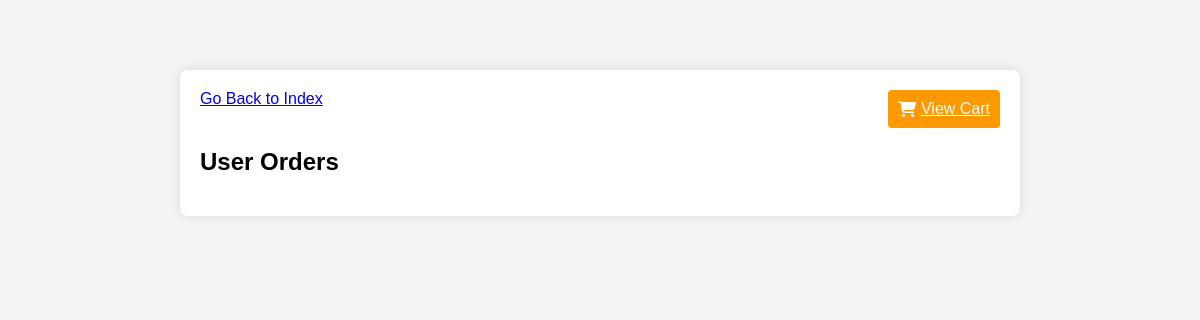
/orders (signed in), run on an earlier commit of the app's database.
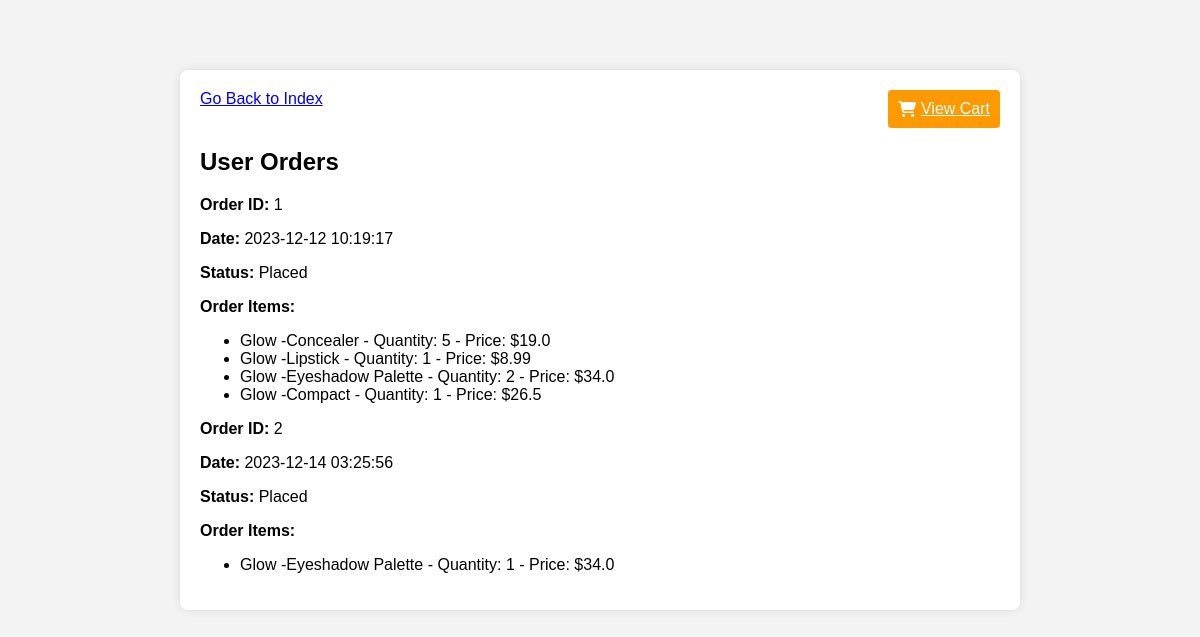
And on a later commit of the database.
### app.py (models this page shows)
class Order(db.Model):
    order_id = db.Column(db.Integer, primary_key=True)
    user_id = db.Column(db.Integer, db.ForeignKey('user.user_id'), nullable=False)
    order_date = db.Column(db.DateTime, default=db.func.current_timestamp(timezone='Asia/Kolkata'))
    status = db.Column(db.String(50))

class Product(db.Model):
    product_id = db.Column(db.Integer, primary_key=True)
    name = db.Column(db.String(100), nullable=False, unique=True)
    description = db.Column(db.Text)
    price = db.Column(db.Float, nullable=False)
    image_url = db.Column(db.String(255))
    carts = db.relationship('Cart', backref='product', lazy=True)

class OrderItem(db.Model):
    order_item_id = db.Column(db.Integer, primary_key=True)
    order_id = db.Column(db.Integer, db.ForeignKey('order.order_id'), nullable=False)
    product_id = db.Column(db.Integer, db.ForeignKey('product.product_id'), nullable=False)
    quantity = db.Column(db.Integer)
    price = db.Column(db.Float)

### app.py (the view)
@app.route('/orders', methods=['GET'])
@login_required
def user_orders():
        user_id = session.get('user_id')
        orders = Order.query.filter_by(user_id=user_id).all()
        user_orders = []
        for order in orders:
            order_details = {
                'order_id': order.order_id,
                'order_date': order.order_date,
                'status': order.status,
                'order_items': []
            }
            order_items = OrderItem.query.filter_by(order_id=order.order_id).all()
            for order_item in order_items:
                products=Product.query.filter_by(product_id=order_item.product_id).first()
                item = {
                    'product_id': products.product_id,
                    'product_name':products.name,
                    'quantity': order_item.quantity,
                    'price': order_item.price
                }
                order_details['order_items'].append(item)
            user_orders.append(order_details)
        return render_template('orders.html',orders= user_orders), 200

### app.py (called while the page is built)
def login_required(f):
    @wraps(f)
    def decorated_function(*args, **kwargs):
        if session.get("user_id") is None:
            return redirect("/login")
        return f(*args, **kwargs)
    return decorated_function

### templates/orders.html (shortened to what this page needs)
<!DOCTYPE html>
<html lang="en">
<head>
    <link rel="stylesheet" href="https://cdnjs.cloudflare.com/ajax/libs/font-awesome/6.4.2/css/all.min.css"
 />
</head>
<body>
    <div class="container">
        <div class="nav">
            <div>
                <a href="/">Go Back to Index</a>
            </div>
            <div class="nav-cart border">
                <i class="fa-solid fa-cart-shopping"></i>
                <a href="/cart" style="color: white;"> View Cart</a>
            </div>
        </div>
        <h2>User Orders</h2>
        {% for order in orders %}
            <div class="order">
                <div class="order-details">
                    <p><strong>Order ID:</strong> {{ order.order_id }}</p>
                    <p><strong>Date:</strong> {{ order.order_date }}</p>
                    <p><strong>Status:</strong> {{ order.status }}</p>
                </div>
                <div class="order-items">
                    <p><strong>Order Items:</strong></p>
                    <ul>
                        {% for item in order.order_items %}
                            <li>
                                {{ item.product_name }} - Quantity: {{ item.quantity }} - Price: ${{ item.price }}
                            </li>
                        {% endfor %}
                    </ul>
                </div>
            </div>
        {% endfor %}
    </div>
</body>
</html>

What changed in the data, as far as the page shows it:
added Order: order_id "1", order_date "2023-12-12 10:19:17", status "Placed", quantity "5" "1" "2" "1"
now on this page (row unchanged): Product: product_name "Glow -Concealer"
added OrderItem: price "19.0"
now on this page (row unchanged): Product: product_name "Glow -Lipstick"
added OrderItem: price "8.99"
now on this page (row unchanged): Product: product_name "Glow -Eyeshadow Palette" "Glow -Eyeshadow Palette"
added OrderItem: price "34.0"
now on this page (row unchanged): Product: product_name "Glow -Compact"
added OrderItem: price "26.5"
added Order: order_id "2", order_date "2023-12-14 03:25:56", status "Placed", quantity "1"
added OrderItem: price "34.0"
